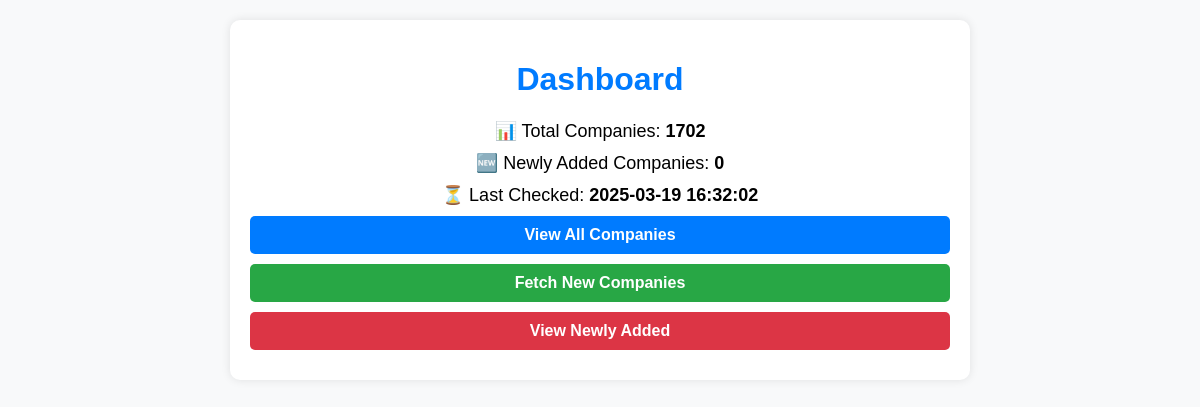
The page / (signed in) on the database as committed earlier.
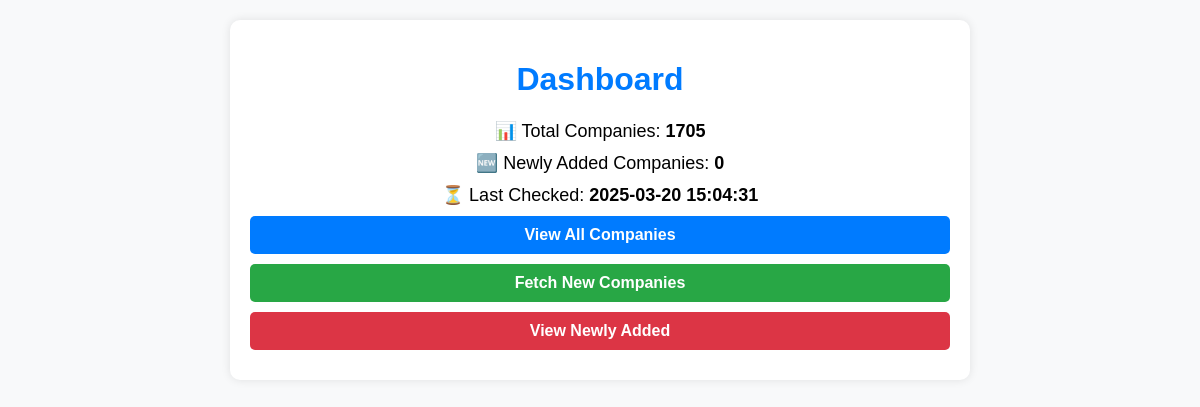
The same page on the database as committed later.
### tables this page shows
CREATE TABLE last_checked (
            id INTEGER PRIMARY KEY AUTOINCREMENT,
            timestamp TEXT,
            new_count INTEGER
        );

### app.py (the view)
    def wrapper(*args, **kwargs):
        if not is_logged_in():
            return redirect(url_for("login"))
        return func(*args, **kwargs)

### app.py (called while the page is built)
def is_logged_in():
    return session.get("logged_in")

def login_required(func):
    def wrapper(*args, **kwargs):
        if not is_logged_in():
            return redirect(url_for("login"))
        return func(*args, **kwargs)
    wrapper.__name__ = func.__name__
    return wrapper

def fetch_companies():
    conn = sqlite3.connect("companies.db")
    cursor = conn.cursor()
    cursor.execute("SELECT id, url FROM companies ORDER BY id DESC")  # Newest first
    companies = cursor.fetchall()
    conn.close()
    return companies

def get_last_checked():
    conn = sqlite3.connect("companies.db")
    cursor = conn.cursor()
    cursor.execute("SELECT timestamp, new_count FROM last_checked ORDER BY id DESC LIMIT 1")
    result = cursor.fetchone()
    conn.close()
    return result if result else ("Never", 0)

@app.route('/')
@login_required
def index():
    companies = fetch_companies()
    total_companies = len(companies)
    last_checked, new_companies = get_last_checked()
    return render_template("index.html", total_companies=total_companies, last_checked=last_checked, new_companies=new_companies)

### templates/index.html (shortened to what this page needs)
<!DOCTYPE html>
<html lang="en">
<head>
</head>
<body>
    <div class="container">
        <h1>Dashboard</h1>
        <p class="stats">📊 Total Companies: <b>{{ total_companies }}</b></p>
        <p class="stats">🆕 Newly Added Companies: <b>{{ new_companies }}</b></p>
        <p class="stats">⏳ Last Checked: <b>{{ last_checked }}</b></p>
        <a class="btn btn-blue" href="{{ url_for('companies') }}">View All Companies</a>
        <a class="btn btn-green" href="{{ url_for('fetch_new') }}">Fetch New Companies</a>
        <a class="btn btn-red" href="{{ url_for('new_records') }}">View Newly Added</a>
    </div>
</body>
</html>

### templates/index.html (style rules this page uses)
body { font-family: Arial, sans-serif; text-align: center; margin: 20px; background: #f8f9fa; }
.container { max-width: 700px; margin: auto; background: white; padding: 20px; border-radius: 10px; box-shadow: 0 0 10px rgba(0, 0, 0, 0.1); }
h1 { color: #007bff; }
.stats { font-size: 18px; margin: 10px 0; }
.btn { display: block; margin: 10px auto; padding: 10px 20px; text-decoration: none; border-radius: 5px; color: white; font-weight: bold; text-align: center; }
.btn-blue { background: #007bff; }
.btn-green { background: #28a745; }
.btn-red { background: #dc3545; }

Rows that differ between the two databases and show on the page:
no longer on this page (row unchanged): last_checked: timestamp "2025-03-19 16:32:02"
added last_checked: timestamp "2025-03-20 15:04:31"
Other text that changed with them:
{{ total_companies }}: "1702" → "1705"
